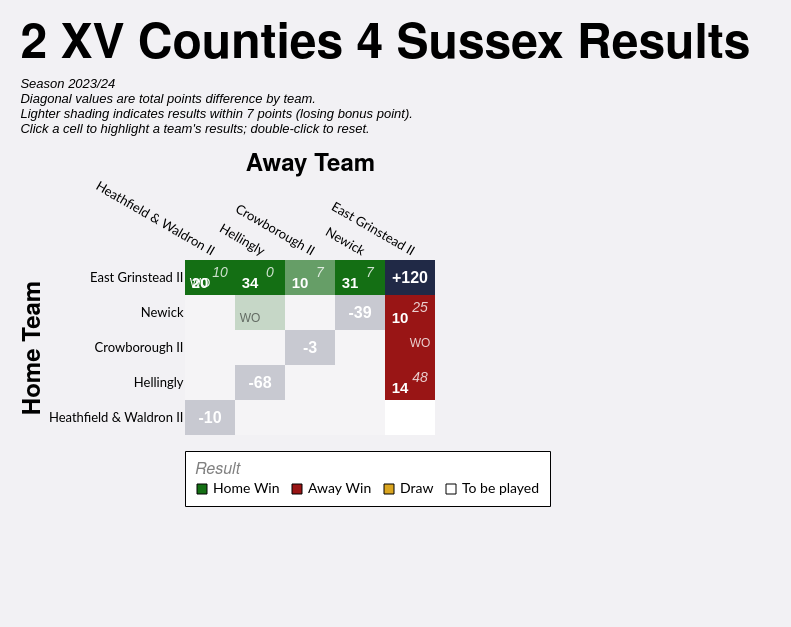

Source (Vega-Lite JSON):
### Vega-Lite specification from a JSON file in a GitHub repository (floating-point values rounded to 4 significant figures)
{"config": {"axis": {"labelFont": "Lato, sans-serif", "titleFont": "PT Sans Narrow, Helvetica Neue, Helvetica, Arial, sans-serif", "labelFontSize": 13, "titleFontSize": 24, "gridColor": "#202947", "gridOpacity": 0.2}, "header": {"labelFont": "PT Sans Narrow, Helvetica Neue, Helvetica, Arial, sans-serif", "titleFont": "PT Sans Narrow, Helvetica Neue, Helvetica, Arial, sans-serif", "labelFontSize": 24, "titleFontSize": 28, "labelFontWeight": "bold", "orient": "left"}, "legend": {"labelFont": "Lato, sans-serif", "titleFont": "PT Sans Narrow, Helvetica Neue, Helvetica, Arial, sans-serif", "labelFontSize": 14, "titleFontSize": 16, "titlePadding": 5, "fillColor": "white", "strokeColor": "black", "padding": 10, "titleFontWeight": "lighter", "titleFontStyle": "italic", "titleColor": "gray", "offset": 10}, "title": {"font": "PT Sans Narrow, Helvetica Neue, Helvetica, Arial, sans-serif", "fontSize": 48, "fontWeight": "bold", "anchor": "start", "align": "center", "titlePadding": 20, "subtitlePadding": 10, "subtitleFontSize": 13, "subtitleColor": "", "subtitleFontStyle": "italic", "offset": 15, "color": "black"}, "axisX": {"labelAngle": 0}, "facet": {"title": null, "header": null, "align": {"row": "each", "column": "each"}}, "resolve": {"scale": {"y": "independent", "facet": "independent"}}, "background": "#f2f1f4", "view": {"stroke": null}}, "layer": [{"data": {"name": "data-8d5bf6d418f510963f674cdb3aef10c7"}, "mark": {"type": "rect"}, "encoding": {"color": {"field": "result", "legend": {"columns": 4, "direction": "horizontal", "labelLimit": 200, "offset": 16, "orient": "bottom", "symbolStrokeColor": "black", "symbolStrokeWidth": 1, "values": ["Home Win", "Away Win", "Draw", "To be played"]}, "scale": {"domain": ["Home Win", "Home Win (LBP)", "Away Win", "Away Win (LBP)", "Draw", "To be played", "N/A"], "range": ["#146f14", "#146f14a0", "#991515", "#991515a0", "goldenrod", "white", "#202946"]}, "title": "Result", "type": "nominal"}, "opacity": {"condition": {"test": "datum.home_team == param_9['home_team'] || datum.away_team == param_9['home_team'] || !isValid(param_9['home_team'])", "value": 1.0}, "value": 0.2}, "tooltip": [{"field": "home_team", "title": "Home", "type": "nominal"}, {"field": "away_team", "title": "Away", "type": "nominal"}, {"field": "home_score_text", "title": "Home Score", "type": "nominal"}, {"field": "away_score_text", "title": "Away Score", "type": "nominal"}, {"field": "result", "title": "Result", "type": "nominal"}, {"field": "date", "format": "%d %b %Y", "title": "Date", "type": "temporal"}], "x": {"axis": {"domain": false, "grid": false, "labelAngle": 30, "orient": "top", "ticks": false}, "field": "away_team", "sort": ["Heathfield & Waldron II", "Hellingly", "Crowborough II", "Newick", "East Grinstead II"], "title": "Away Team", "type": "nominal"}, "y": {"axis": {"domain": false, "grid": false, "ticks": false}, "field": "home_team", "sort": ["East Grinstead II", "Newick", "Crowborough II", "Hellingly", "Heathfield & Waldron II"], "title": "Home Team", "type": "nominal"}}, "name": "view_6"}, {"data": {"name": "data-8d5bf6d418f510963f674cdb3aef10c7"}, "mark": {"type": "text", "fontStyle": "italic", "size": 14, "xOffset": 10, "yOffset": -5}, "encoding": {"color": {"condition": {"test": "datum.home_team == param_9['home_team'] || datum.away_team == param_9['home_team'] || !isValid(param_9['home_team'])", "value": "white"}, "value": "black"}, "opacity": {"condition": {"test": "datum.home_team == param_9['home_team'] || datum.away_team == param_9['home_team'] || !isValid(param_9['home_team'])", "value": 0.8}, "value": 0.4}, "text": {"field": "away_score_text", "type": "nominal"}, "x": {"field": "away_team", "sort": ["Heathfield & Waldron II", "Hellingly", "Crowborough II", "Newick", "East Grinstead II"], "type": "nominal"}, "y": {"field": "home_team", "sort": ["East Grinstead II", "Newick", "Crowborough II", "Hellingly", "Heathfield & Waldron II"], "type": "nominal"}}, "transform": [{"filter": "datum.away_score_text != '' && datum.away_score_text != 'WO'"}]}, {"data": {"name": "data-8d5bf6d418f510963f674cdb3aef10c7"}, "mark": {"type": "text", "size": 12, "xOffset": 10, "yOffset": -5}, "encoding": {"color": {"condition": {"test": "datum.home_team == param_9['home_team'] || datum.away_team == param_9['home_team'] || !isValid(param_9['home_team'])", "value": "white"}, "value": "black"}, "opacity": {"condition": {"test": "datum.home_team == param_9['home_team'] || datum.away_team == param_9['home_team'] || !isValid(param_9['home_team'])", "value": 0.8}, "value": 0.4}, "text": {"field": "away_score_text", "type": "nominal"}, "x": {"field": "away_team", "sort": ["Heathfield & Waldron II", "Hellingly", "Crowborough II", "Newick", "East Grinstead II"], "type": "nominal"}, "y": {"field": "home_team", "sort": ["East Grinstead II", "Newick", "Crowborough II", "Hellingly", "Heathfield & Waldron II"], "type": "nominal"}}, "transform": [{"filter": "datum.away_score_text == 'WO'"}]}, {"data": {"name": "data-8d5bf6d418f510963f674cdb3aef10c7"}, "mark": {"type": "text", "fontWeight": "bold", "size": 15, "xOffset": -10, "yOffset": 5}, "encoding": {"color": {"condition": {"test": "datum.home_team == param_9['home_team'] || datum.away_team == param_9['home_team'] || !isValid(param_9['home_team'])", "value": "white"}, "value": "black"}, "opacity": {"condition": {"test": "datum.home_team == param_9['home_team'] || datum.away_team == param_9['home_team'] || !isValid(param_9['home_team'])", "value": 1.0}, "value": 0.5}, "text": {"field": "home_score_text", "type": "nominal"}, "x": {"field": "away_team", "sort": ["Heathfield & Waldron II", "Hellingly", "Crowborough II", "Newick", "East Grinstead II"], "type": "nominal"}, "y": {"field": "home_team", "sort": ["East Grinstead II", "Newick", "Crowborough II", "Hellingly", "Heathfield & Waldron II"], "type": "nominal"}}, "transform": [{"filter": "datum.home_score_text != '' && datum.home_score_text != 'WO'"}]}, {"data": {"name": "data-8d5bf6d418f510963f674cdb3aef10c7"}, "mark": {"type": "text", "size": 12, "xOffset": -10, "yOffset": 5}, "encoding": {"color": {"condition": {"test": "datum.home_team == param_9['home_team'] || datum.away_team == param_9['home_team'] || !isValid(param_9['home_team'])", "value": "white"}, "value": "black"}, "opacity": {"condition": {"test": "datum.home_team == param_9['home_team'] || datum.away_team == param_9['home_team'] || !isValid(param_9['home_team'])", "value": 1.0}, "value": 0.5}, "text": {"field": "home_score_text", "type": "nominal"}, "x": {"field": "away_team", "sort": ["Heathfield & Waldron II", "Hellingly", "Crowborough II", "Newick", "East Grinstead II"], "type": "nominal"}, "y": {"field": "home_team", "sort": ["East Grinstead II", "Newick", "Crowborough II", "Hellingly", "Heathfield & Waldron II"], "type": "nominal"}}, "transform": [{"filter": "datum.home_score_text == 'WO'"}]}, {"data": {"name": "data-c5b7dce837a255612d263eaef249cda5"}, "mark": {"type": "text", "color": "white", "fontWeight": "bold", "size": 16}, "encoding": {"text": {"field": "display_text", "type": "nominal"}, "tooltip": [{"field": "home_team", "title": "Team", "type": "nominal"}, {"field": "display_text", "title": "Points Difference", "type": "nominal"}], "x": {"field": "away_team", "sort": ["Heathfield & Waldron II", "Hellingly", "Crowborough II", "Newick", "East Grinstead II"], "type": "nominal"}, "y": {"field": "home_team", "sort": ["East Grinstead II", "Newick", "Crowborough II", "Hellingly", "Heathfield & Waldron II"], "type": "nominal"}}}], "height": {"step": 35}, "padding": {"left": 20, "top": 20, "right": 40, "bottom": 120}, "params": [{"name": "param_9", "select": {"type": "point", "clear": "dblclick", "fields": ["home_team"], "on": "click"}, "value": [{"home_team": "East Grinstead II"}], "views": ["view_6"]}], "title": {"text": "2 XV Counties 4 Sussex Results", "subtitle": ["Season 2023/24", "Diagonal values are total points difference by team.", "Lighter shading indicates results within 7 points (losing bonus point).", "Click a cell to highlight a team's results; double-click to reset."]}, "width": {"step": 50}, "$schema": "https://vega.github.io/schema/vega-lite/v5.20.1.json", "datasets": {"data-8d5bf6d418f510963f674cdb3aef10c7": [{"home_team": "Crowborough II", "away_team": "Crowborough II", "match_id": null, "date": "", "home_score": null, "away_score": null, "home_walkover": null, "away_walkover": null, "result": "N/A", "home_score_text": "", "away_score_text": "", "wo_result": "", "score_text": "", "display_text": "-3", "is_diagonal": true, "result_simple": "N/A"}, {"home_team": "Crowborough II", "away_team": "East Grinstead II", "match_id": "1083348", "date": "2023-11-18T00:00:00", "home_score": null, "away_score": null, "home_walkover": false, "away_walkover": true, "result": "Away Win", "home_score_text": "", "away_score_text": "WO", "wo_result": "AWO", "score_text": "WO", "display_text": "WO", "is_diagonal": false, "result_simple": "Away Win"}, {"home_team": "Crowborough II", "away_team": "Heathfield & Waldron II", "match_id": null, "date": "", "home_score": null, "away_score": null, "home_walkover": null, "away_walkover": null, "result": "To be played", "home_score_text": "", "away_score_text": "", "wo_result": "", "score_text": "", "display_text": "", "is_diagonal": false, "result_simple": "To be played"}, {"home_team": "Crowborough II", "away_team": "Hellingly", "match_id": null, "date": "", "home_score": null, "away_score": null, "home_walkover": null, "away_walkover": null, "result": "To be played", "home_score_text": "", "away_score_text": "", "wo_result": "", "score_text": "", "display_text": "", "is_diagonal": false, "result_simple": "To be played"}, {"home_team": "Crowborough II", "away_team": "Newick", "match_id": null, "date": "", "home_score": null, "away_score": null, "home_walkover": null, "away_walkover": null, "result": "To be played", "home_score_text": "", "away_score_text": "", "wo_result": "", "score_text": "", "display_text": "", "is_diagonal": false, "result_simple": "To be played"}, {"home_team": "East Grinstead II", "away_team": "Crowborough II", "match_id": "1083358", "date": "2024-02-03T00:00:00", "home_score": 10, "away_score": 7, "home_walkover": false, "away_walkover": false, "result": "Home Win (LBP)", "home_score_text": "10", "away_score_text": "7", "wo_result": "", "score_text": "10-7", "display_text": "10-7", "is_diagonal": false, "result_simple": "Home Win"}, {"home_team": "East Grinstead II", "away_team": "East Grinstead II", "match_id": null, "date": "", "home_score": null, "away_score": null, "home_walkover": null, "away_walkover": null, "result": "N/A", "home_score_text": "", "away_score_text": "", "wo_result": "", "score_text": "", "display_text": "+120", "is_diagonal": true, "result_simple": "N/A"}, {"home_team": "East Grinstead II", "away_team": "Heathfield & Waldron II", "match_id": "1111548", "date": "2024-01-20T00:00:00", "home_score": 20, "away_score": 10, "home_walkover": false, "away_walkover": false, "result": "Home Win", "home_score_text": "20", "away_score_text": "10", "wo_result": "", "score_text": "20-10", "display_text": "20-10", "is_diagonal": false, "result_simple": "Home Win"}, {"home_team": "East Grinstead II", "away_team": "Heathfield & Waldron II", "match_id": "1105112", "date": "2023-12-09T00:00:00", "home_score": null, "away_score": null, "home_walkover": true, "away_walkover": false, "result": "Home Win", "home_score_text": "WO", "away_score_text": "", "wo_result": "HWO", "score_text": "WO", "display_text": "WO", "is_diagonal": false, "result_simple": "Home Win"}, {"home_team": "East Grinstead II", "away_team": "Hellingly", "match_id": "1083351", "date": "2023-12-02T00:00:00", "home_score": 34, "away_score": 0, "home_walkover": false, "away_walkover": false, "result": "Home Win", "home_score_text": "34", "away_score_text": "0", "wo_result": "", "score_text": "34-0", "display_text": "34-0", "is_diagonal": false, "result_simple": "Home Win"}, {"home_team": "East Grinstead II", "away_team": "Newick", "match_id": "1083365", "date": "2024-03-02T00:00:00", "home_score": 31, "away_score": 7, "home_walkover": false, "away_walkover": false, "result": "Home Win", "home_score_text": "31", "away_score_text": "7", "wo_result": "", "score_text": "31-7", "display_text": "31-7", "is_diagonal": false, "result_simple": "Home Win"}, {"home_team": "Heathfield & Waldron II", "away_team": "Crowborough II", "match_id": null, "date": "", "home_score": null, "away_score": null, "home_walkover": null, "away_walkover": null, "result": "To be played", "home_score_text": "", "away_score_text": "", "wo_result": "", "score_text": "", "display_text": "", "is_diagonal": false, "result_simple": "To be played"}, {"home_team": "Heathfield & Waldron II", "away_team": "East Grinstead II", "match_id": null, "date": "", "home_score": null, "away_score": null, "home_walkover": null, "away_walkover": null, "result": "To be played", "home_score_text": "", "away_score_text": "", "wo_result": "", "score_text": "", "display_text": "", "is_diagonal": false, "result_simple": "To be played"}, {"home_team": "Heathfield & Waldron II", "away_team": "Heathfield & Waldron II", "match_id": null, "date": "", "home_score": null, "away_score": null, "home_walkover": null, "away_walkover": null, "result": "N/A", "home_score_text": "", "away_score_text": "", "wo_result": "", "score_text": "", "display_text": "-10", "is_diagonal": true, "result_simple": "N/A"}, {"home_team": "Heathfield & Waldron II", "away_team": "Hellingly", "match_id": null, "date": "", "home_score": null, "away_score": null, "home_walkover": null, "away_walkover": null, "result": "To be played", "home_score_text": "", "away_score_text": "", "wo_result": "", "score_text": "", "display_text": "", "is_diagonal": false, "result_simple": "To be played"}, {"home_team": "Heathfield & Waldron II", "away_team": "Newick", "match_id": null, "date": "", "home_score": null, "away_score": null, "home_walkover": null, "away_walkover": null, "result": "To be played", "home_score_text": "", "away_score_text": "", "wo_result": "", "score_text": "", "display_text": "", "is_diagonal": false, "result_simple": "To be played"}, {"home_team": "Hellingly", "away_team": "Crowborough II", "match_id": null, "date": "", "home_score": null, "away_score": null, "home_walkover": null, "away_walkover": null, "result": "To be played", "home_score_text": "", "away_score_text": "", "wo_result": "", "score_text": "", "display_text": "", "is_diagonal": false, "result_simple": "To be played"}, {"home_team": "Hellingly", "away_team": "East Grinstead II", "match_id": "1083362", "date": "2024-02-17T00:00:00", "home_score": 14, "away_score": 48, "home_walkover": false, "away_walkover": false, "result": "Away Win", "home_score_text": "14", "away_score_text": "48", "wo_result": "", "score_text": "14-48", "display_text": "14-48", "is_diagonal": false, "result_simple": "Away Win"}, {"home_team": "Hellingly", "away_team": "Heathfield & Waldron II", "match_id": null, "date": "", "home_score": null, "away_score": null, "home_walkover": null, "away_walkover": null, "result": "To be played", "home_score_text": "", "away_score_text": "", "wo_result": "", "score_text": "", "display_text": "", "is_diagonal": false, "result_simple": "To be played"}, {"home_team": "Hellingly", "away_team": "Hellingly", "match_id": null, "date": "", "home_score": null, "away_score": null, "home_walkover": null, "away_walkover": null, "result": "N/A", "home_score_text": "", "away_score_text": "", "wo_result": "", "score_text": "", "display_text": "-68", "is_diagonal": true, "result_simple": "N/A"}, {"home_team": "Hellingly", "away_team": "Newick", "match_id": null, "date": "", "home_score": null, "away_score": null, "home_walkover": null, "away_walkover": null, "result": "To be played", "home_score_text": "", "away_score_text": "", "wo_result": "", "score_text": "", "display_text": "", "is_diagonal": false, "result_simple": "To be played"}, {"home_team": "Newick", "away_team": "Crowborough II", "match_id": null, "date": "", "home_score": null, "away_score": null, "home_walkover": null, "away_walkover": null, "result": "To be played", "home_score_text": "", "away_score_text": "", "wo_result": "", "score_text": "", "display_text": "", "is_diagonal": false, "result_simple": "To be played"}, {"home_team": "Newick", "away_team": "East Grinstead II", "match_id": "1083338", "date": "2023-10-21T00:00:00", "home_score": 10, "away_score": 25, "home_walkover": false, "away_walkover": false, "result": "Away Win", "home_score_text": "10", "away_score_text": "25", "wo_result": "", "score_text": "10-25", "display_text": "10-25", "is_diagonal": false, "result_simple": "Away Win"}, {"home_team": "Newick", "away_team": "Heathfield & Waldron II", "match_id": null, "date": "", "home_score": null, "away_score": null, "home_walkover": null, "away_walkover": null, "result": "To be played", "home_score_text": "", "away_score_text": "", "wo_result": "", "score_text": "", "display_text": "", "is_diagonal": false, "result_simple": "To be played"}, {"home_team": "Newick", "away_team": "Hellingly", "match_id": "1115967", "date": "2024-04-20T00:00:00", "home_score": null, "away_score": null, "home_walkover": true, "away_walkover": false, "result": "Home Win", "home_score_text": "WO", "away_score_text": "", "wo_result": "HWO", "score_text": "WO", "display_text": "WO", "is_diagonal": false, "result_simple": "Home Win"}, {"home_team": "Newick", "away_team": "Newick", "match_id": null, "date": "", "home_score": null, "away_score": null, "home_walkover": null, "away_walkover": null, "result": "N/A", "home_score_text": "", "away_score_text": "", "wo_result": "", "score_text": "", "display_text": "-39", "is_diagonal": true, "result_simple": "N/A"}], "data-c5b7dce837a255612d263eaef249cda5": [{"home_team": "Crowborough II", "away_team": "Crowborough II", "match_id": null, "date": "", "home_score": null, "away_score": null, "home_walkover": null, "away_walkover": null, "result": "N/A", "home_score_text": "", "away_score_text": "", "wo_result": "", "score_text": "", "display_text": "-3", "is_diagonal": true, "result_simple": "N/A"}, {"home_team": "East Grinstead II", "away_team": "East Grinstead II", "match_id": null, "date": "", "home_score": null, "away_score": null, "home_walkover": null, "away_walkover": null, "result": "N/A", "home_score_text": "", "away_score_text": "", "wo_result": "", "score_text": "", "display_text": "+120", "is_diagonal": true, "result_simple": "N/A"}, {"home_team": "Heathfield & Waldron II", "away_team": "Heathfield & Waldron II", "match_id": null, "date": "", "home_score": null, "away_score": null, "home_walkover": null, "away_walkover": null, "result": "N/A", "home_score_text": "", "away_score_text": "", "wo_result": "", "score_text": "", "display_text": "-10", "is_diagonal": true, "result_simple": "N/A"}, {"home_team": "Hellingly", "away_team": "Hellingly", "match_id": null, "date": "", "home_score": null, "away_score": null, "home_walkover": null, "away_walkover": null, "result": "N/A", "home_score_text": "", "away_score_text": "", "wo_result": "", "score_text": "", "display_text": "-68", "is_diagonal": true, "result_simple": "N/A"}, {"home_team": "Newick", "away_team": "Newick", "match_id": null, "date": "", "home_score": null, "away_score": null, "home_walkover": null, "away_walkover": null, "result": "N/A", "home_score_text": "", "away_score_text": "", "wo_result": "", "score_text": "", "display_text": "-39", "is_diagonal": true, "result_simple": "N/A"}]}}
